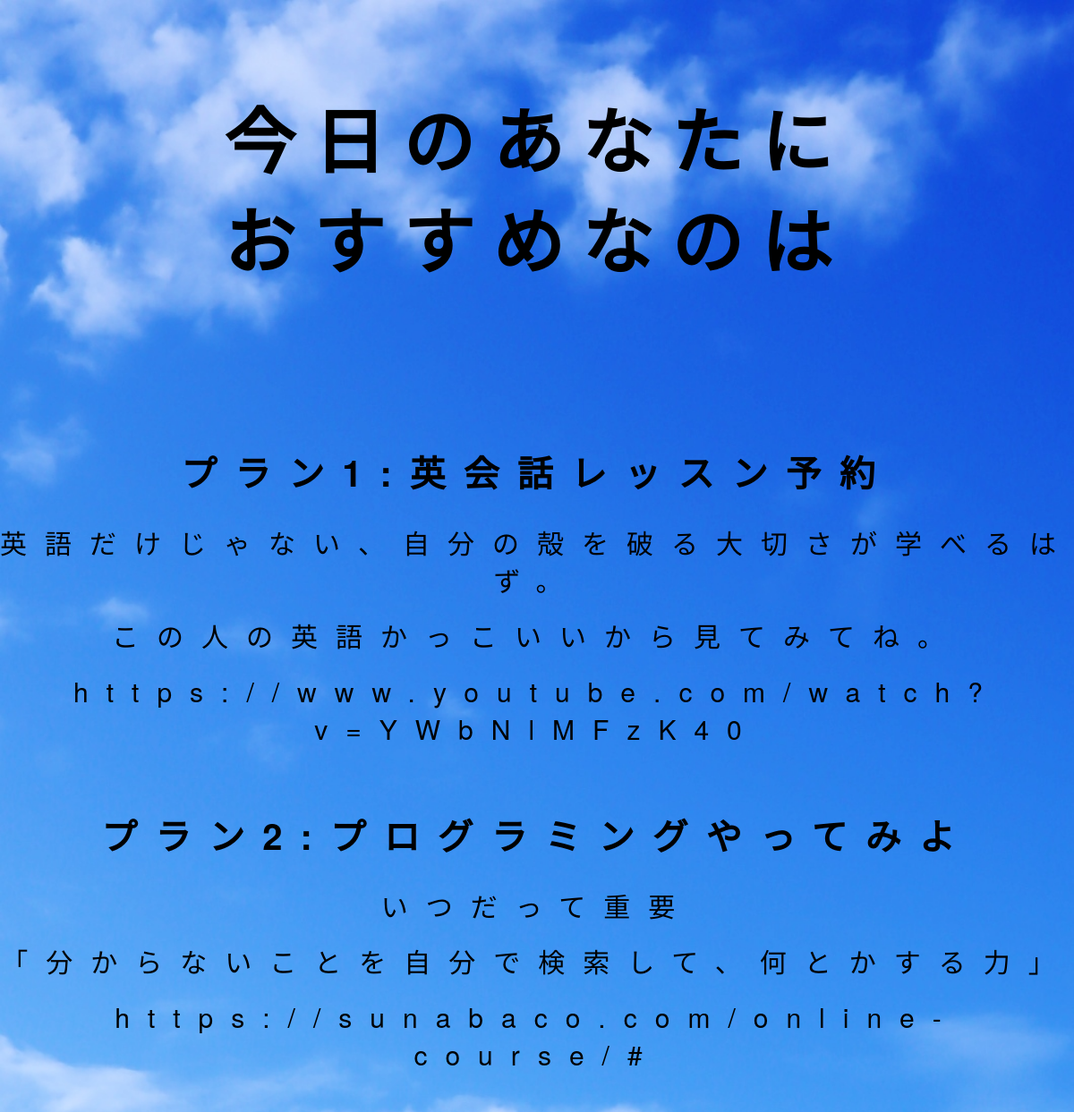
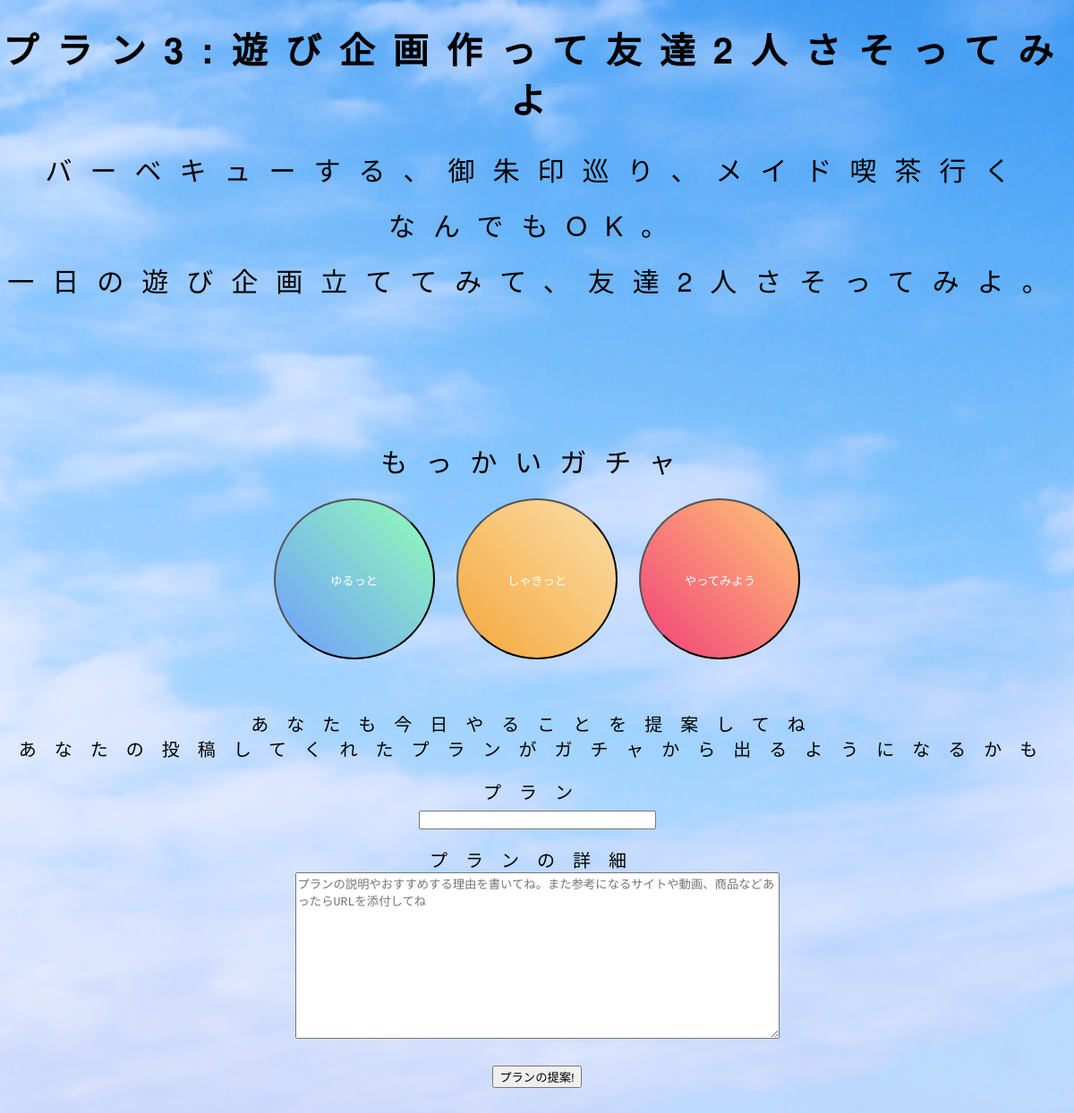
The page /try on the database its author committed (2 pictures, top to bottom).
### tables this page shows
CREATE TABLE "plan_yattemiyo" (
	"id"	INTEGER,
	"plan_name"	TEXT NOT NULL,
	"plan_detail"	TEXT,
	"plan_detail2"	TEXT,
	"url"	TEXT,
	PRIMARY KEY("id" AUTOINCREMENT)
);

### app.py (the view)
@app.route("/try")
def trytest():
  conn = sqlite3.connect('todogacha.db')
  c = conn.cursor()
  c.execute("select plan_name,plan_detail,plan_detail2,url from plan_yattemiyo ORDER BY random() LIMIT 3")
  user_info = c.fetchall()
  c.close()
  return render_template("result.html", user_info = user_info,)

### templates/result.html (shortened to what this page needs)
<!DOCTYPE html>
<html lang="ja">
<head>
    <link rel="stylesheet" href="../static/css/style_sp.css" media="screen and (max-width:767px)">
    <link rel="stylesheet" href="../static/css/style_pc.css" media="screen and (min-width:768px)">
</head>
<body>
    <div class= "result-head">
        <h1>今日のあなたに<br>おすすめなのは</h1>
    </div>
    <div class = "result-wrapper">
        <div class = "result">
            <h2>プラン1:{{user_info[0][0]}}</h2>
            <p>{{user_info[0][1]}}</p>
            <p>{{user_info[0][2]}}</p>
            <p>{{user_info[0][3]}}</p>
        </div>
        <div class = "result">
            <h2>プラン2:{{user_info[1][0]}}</h2>
            <p>{{user_info[1][1]}}</p>
            <p>{{user_info[1][2]}}</p>
            <p>{{user_info[1][3]}}</p>
        </div>
        <div class = "result">
            <h2>プラン3:{{user_info[2][0]}}</h2>
            <p>{{user_info[2][1]}}</p>
            <p>{{user_info[2][2]}}</p>
            <p>{{user_info[2][3]}}</p>
        </div>
    </div>
    <div class = "twitter">
    </div>
    <div class = "re-try">
        <p>もっかいガチャ</p>
        <input type="button" class="btn-circle-fishy-blue" onClick="location.href='/relux'" value="ゆるっと">
        <input type="button" class="btn-circle-fishy-yellow" onClick="location.href='/fine'" value="しゃきっと">
        <input type="button" class="btn-circle-fishy-pink" onClick="location.href='/try'" value="やってみよう">
    </div>
    <div class="suggestion">
        <p> あなたも今日やることを提案してね<br>あなたの投稿してくれたプランがガチャから出るようになるかも</p>
        <form action="/suggestion" method="POST">
            <p>プラン<br>
            <input type="text" size="30px" name="plan_name" id="plan_form"></p>
            <p>プランの詳細<br>
            <textarea name="plan_detail" cols="65" rows="12" placeholder="プランの説明やおすすめする理由を書いてね。また参考になるサイトや動画、商品などあったらURLを添付してね"></textarea></p>
            <p><input type="submit" name="save" value="プランの提案!" class="btn-gradient-radius"></p>
        </form>
    </div>
</body>
</html>

### static/css/style_sp.css (style rules this page uses)
html { overflow-y: scroll; }
body, h1, h2, h3, h4, h5, p, ul, ol, li, dl, dt, dd { margin: 0px; padding: 0px; }
body { background: #fff; text-align: center; font-size: 16px; line-height: 1.4; min-width: 100%; -webkit-text-size-adjust: 100%; background-image: url("../img2/sky.jpg"); background-size: cover; font-family: "Noto sans Japanise","ヒラギノ角ゴ pro w3","Hiragino Gothic Pro","ヒラギノ角ゴ ProN w3","hiragino kaku Gothic ProN","遊ゴシック",YuGOthic,"メイリオ","Meiryo","HGPｺﾞｼｯｸM","Osaka","ＭＳ Ｐゴシック",sans-serif,Century Goghic,Arial; ; }
body { font-family: "Helvetica Neue", Arial, "Hiragino Kaku Gothic ProN", "Hiragino Sans", Meiryo, sans-serif; }
.btn-circle-fishy-blue { display: inline-block; text-decoration: none; color: #FFF; width: 80px; height: 80px; line-height: 80px; border-radius: 50%; text-align: center; overflow: hidden; background-image: linear-gradient(45deg, #709dff 0%, #91fdb7 100%); transition: .4s; font-size: 8px; }
.btn-circle-fishy-yellow { display: inline-block; text-decoration: none; color: #FFF; width: 80px; height: 80px; line-height: 80px; border-radius: 50%; text-align: center; overflow: hidden; background-image: linear-gradient(45deg,#f5a83c 0%, #fadea9 100%); transition: .4s; font-size: 8px; }
.btn-circle-fishy-pink { display: inline-block; text-decoration: none; color: #FFF; width: 80px; height: 80px; line-height: 80px; border-radius: 50%; text-align: center; overflow: hidden; background-image: linear-gradient(45deg,#F13F79 0%,#FFC778 100%); transition: .4s; font-size: 8px; }
.result-head { margin: 50px auto; }
.result-head h1 { font-size: 30px; }
.result-wrapper { margin: 0 auto 30px auto; }
.result-wrapper .result h2 { font-size: 18px; padding-bottom: 18px; }
.result-wrapper .result p { font-size: 14px; padding-bottom: 14px; }
.re-try { margin: 20px 0; }
.suggestion p { margin-bottom: 20px; }

### static/css/style_pc.css (style rules this page uses)
html { overflow-y: scroll; }
body, h1, h2, h3, h4, h5, p, ul, ol, li, dl, dt, dd { margin: 0px; padding: 0px; }
body { letter-spacing: 20px; text-align: center; font-size: 16px; line-height: 1.4; min-width: 100%; -webkit-text-size-adjust: 100%; background-image: url("../img2/sky.jpg"); background-size: cover; margin: 0 auto; }
body { font-family: "Noto sans Japanise","ヒラギノ角ゴ pro w3","Hiragino Gothic Pro","ヒラギノ角ゴ ProN w3","hiragino kaku Gothic ProN","遊ゴシック",YuGOthic,"メイリオ","Meiryo","HGPｺﾞｼｯｸM","Osaka","ＭＳ Ｐゴシック",sans-serif,Century Goghic,Arial; ; }
body { font-family: "Helvetica Neue", Arial, "Hiragino Kaku Gothic ProN", "Hiragino Sans", Meiryo, sans-serif; }
.btn-circle-fishy-blue { color: #FFF; width: 180px; height: 180px; line-height: 180px; border-radius: 50%; background-image: linear-gradient(45deg, #709dff 0%, #91fdb7 100%); transition: .4s; }
.btn-circle-fishy-yellow { display: inline-block; text-decoration: none; color: #FFF; width: 180px; height: 180px; line-height: 180px; border-radius: 50%; background-image: linear-gradient(45deg,#f5a83c 0%, #fadea9 100%); transition: .4s; }
.btn-circle-fishy-pink { display: inline-block; text-decoration: none; color: #FFF; width: 180px; height: 180px; line-height: 180px; border-radius: 50%; background-image: linear-gradient(45deg,#F13F79 0%,#FFC778 100%); transition: .4s; }
.result-head { margin: 0 auto; height: 200px; padding: 100px 0 200px 0; }
.result-head h1 { font-size: 80px; }
.result-wrapper { margin: 0 auto; }
.result { padding-bottom: 50px; }
.result h2 { font-size: 40px; margin-bottom: 30px; }
.result p { font-size: 30px; margin-bottom: 20px; }
.twitter { padding: 20px 0; }
.re-try { height: 250px; margin: 50px auto; }
.re-try p { font-size: 30px; margin-bottom: 20px; }
.suggestion { margin: 50px auto; }
.suggestion p { font-size: 20px; margin-bottom: 20px; }

### rows shown on the page
plan_yattemiyo: plan_name "英会話レッスン予約", plan_detail "英語だけじゃない、自分の殻を破る大切さが学べるはず。", plan_detail2 "この人の英語かっこいいから見てみてね。", url "https://www.youtube.com/watch?v=YWbNlMFzK40"
plan_yattemiyo: plan_name "プログラミングやってみよ", plan_detail "いつだって重要", plan_detail2 "「分からないことを自分で検索して、何とかする力」", url "https://sunabaco.com/online-course/#"
plan_yattemiyo: plan_name "遊び企画作って友達2人さそってみよ", plan_detail "バーベキューする、御朱印巡り、メイド喫茶行く", plan_detail2 "なんでもOK。", url "一日の遊び企画立ててみて、友達2人さそってみよ。"
